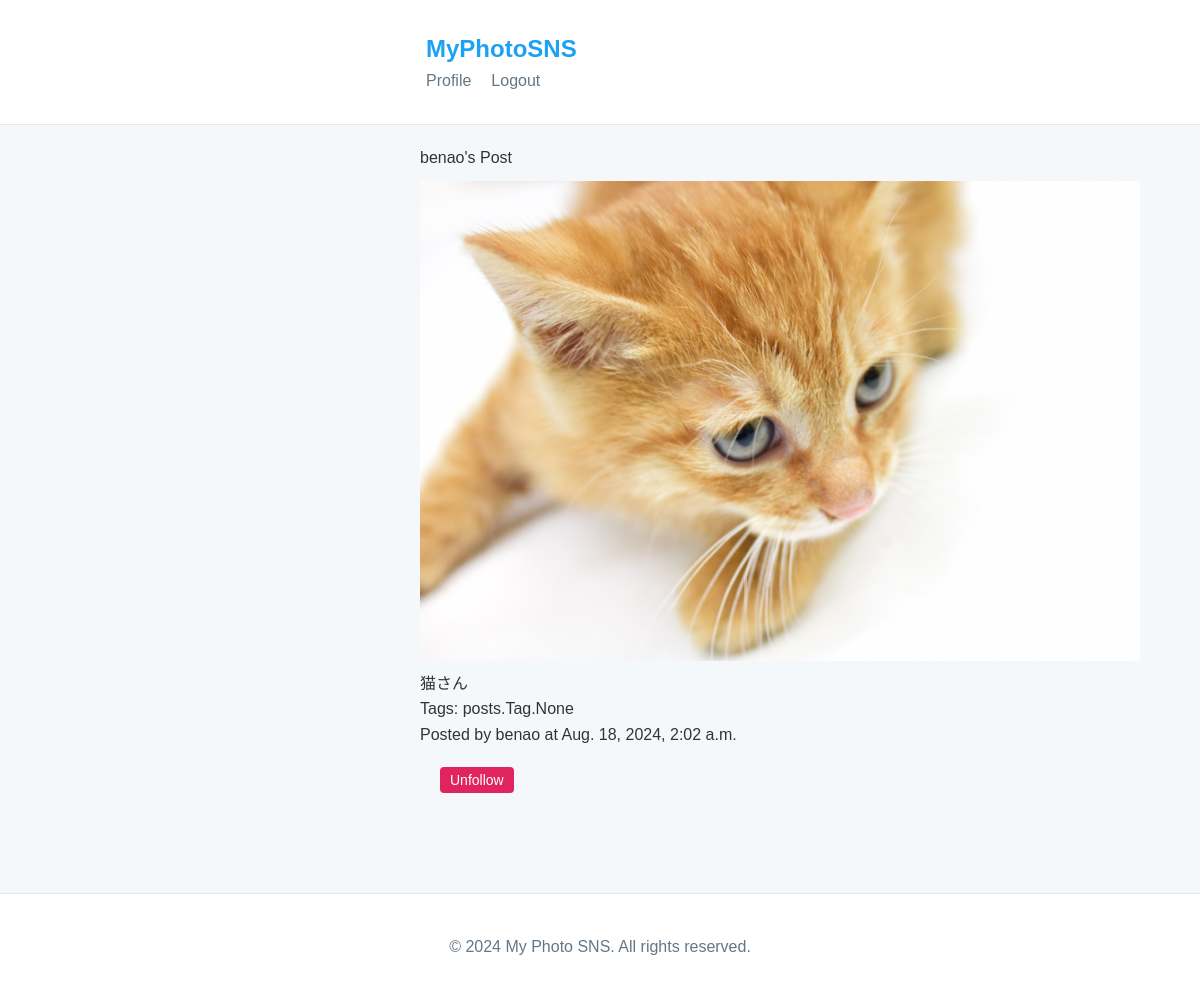
Page /post/3/ (signed in) on the committed database.
### posts/models.py (models this page shows, shortened)
class Post(models.Model):
    user = models.ForeignKey(CustomUser, on_delete=models.CASCADE)
    image = models.ImageField(upload_to='images/')
    caption = models.TextField()
    tags = models.ManyToManyField(Tag, blank=True)
    created_at = models.DateTimeField(auto_now_add=True)

class CustomUser(AbstractUser):
    interests = models.ManyToManyField('Interest', blank=True)
    following = models.ManyToManyField('self', symmetrical=False, related_name='followers')

### posts/views.py (the view)
# urls.py: path('post/<int:post_id>/', views.post_detail, name='post_detail'),
def post_detail(request, post_id):
    post = get_object_or_404(Post, id=post_id)
    is_following = post.user in request.user.following.all()
    return render(request, 'post_detail.html', {
        'post': post,
        'is_following': is_following,
    })

### posts/templates/post_detail.html (shortened to what this page needs)
{% extends 'base_generic.html' %}
{% block content %}
<div
  <h2>{{ post.user.username }}'s Post</h2>
  <img class="post_detail" src="{{ post.image.url }}" alt="Post image">
  <p>{{ post.caption }}</p>
  <p>Tags: {{ post.tags }}</p>
  <p>Posted by {{ post.user.username }} at {{ post.created_at }}</p>
  {% if user != post.user %}
    <form method="post" action="{% url 'follow_unfollow_user' post.id %}">
      {% if is_following %}
        <button type="submit" class="button-unfollow">Unfollow</button>
      {% else %}
        <button type="submit" class="button-follow">Follow</button>
      {% endif %}
    </form>
  {% endif %}
{% endblock %}

### static/css/style.css (style rules this page uses)
* { margin: 0; padding: 0; box-sizing: border-box; }
body { font-family: Arial, sans-serif; background-color: #f5f8fa; color: #333; line-height: 1.6; }
form { padding: 20px; border-radius: 5px; margin-bottom: 20px; }
form button { background-color: #1da1f2; color: white; padding: 10px 15px; border: none; border-radius: 4px; cursor: pointer; }
.button-unfollow { background-color: #e0245e; color: white; padding: 5px 10px; border: none; border-radius: 4px; cursor: pointer; font-size: 14px; }
.post_detail { width: 200%; height: auto; display: block; margin: 10px 0; }

### rows in the picture
Post: user.username "benao", image (picture), caption "猫さん", tags "posts.Tag.None", created_at "Aug. 18, 2024, 2:02 a.m."
